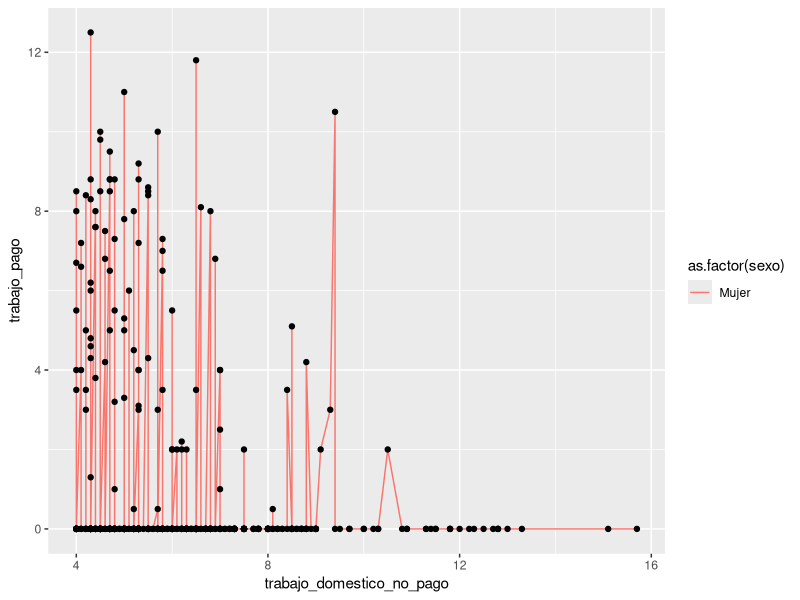
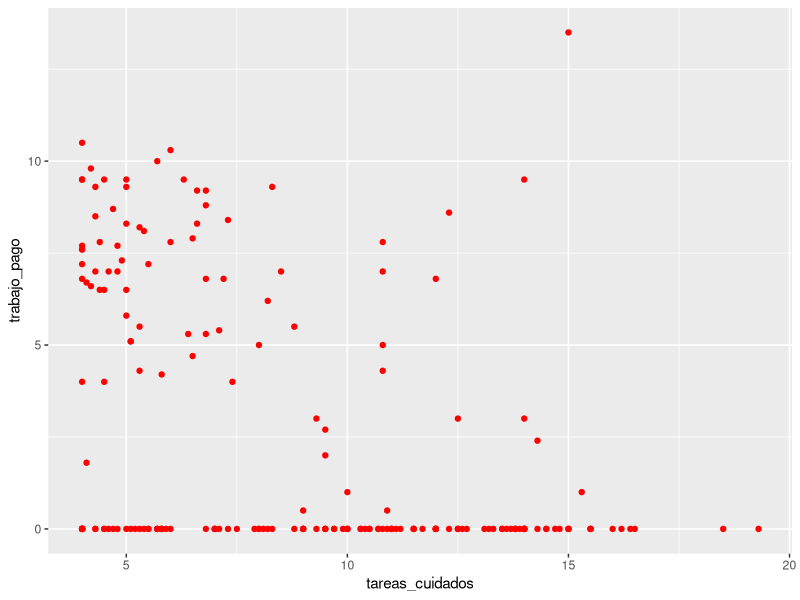
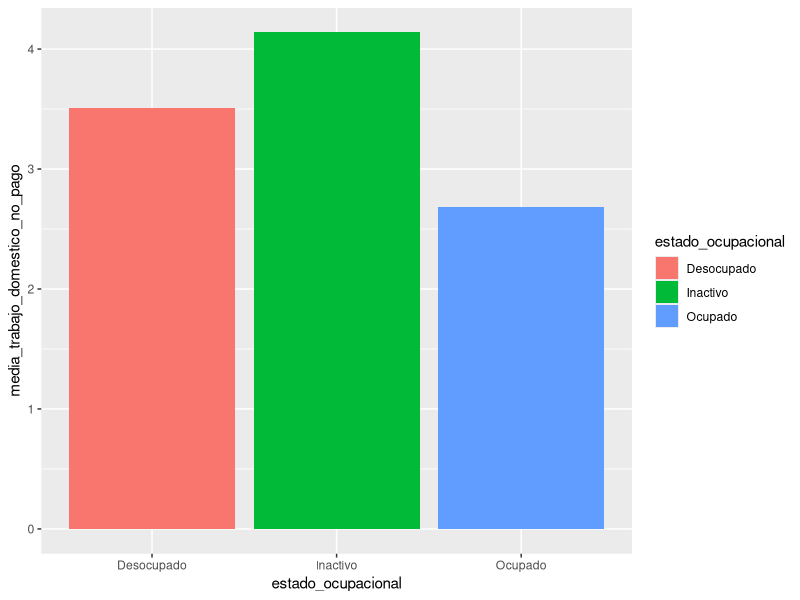

Generate these figures, in order, with R:
## ---- chunk 1
#knitr::opts_chunk$set(echo = TRUE)
library(readr)
library(dplyr)
library(ggplot2)
library (tidyr)
## ---- chunk 2
uso_tiempo_2016<-read.csv("datos/encuesta_uso_tiempo_2016.csv")

## ---- chunk 3
uso_tiempo_2016_seleccv<-uso_tiempo_2016|>
select(sexo,edad,trabajo_pago,trabajo_pago2,trabajo_domestico_no_pago,trabajo_domestico_no_pago2,tareas_cuidados, tareas_cuidados2,nivel_educativo,estado_ocupacional,recreacion,recreacion2)

## ---- chunk 4
filter(uso_tiempo_2016_seleccv,edad>=18)|>
  group_by(sexo)|>
  summarise(conteo = n())
## ---- chunk 5
uso_tiempo_2016_seleccv|>
  filter(edad>=18)|>
  group_by(sexo)|>
  summarise(tiempo_max_trabajod_nopago = max(trabajo_domestico_no_pago))  

## ---- chunk 6
uso_tiempo_2016_seleccv|>
  filter(edad>=18)|>
  group_by(sexo)|>
  summarise(tiempo_min_trabajod_nopago = min(trabajo_domestico_no_pago)) 

## ---- chunk 7
uso_tiempo_2016_seleccv|>
  filter(edad>=18)|>
  group_by(sexo)|>
  summarise(promedio_Trabajod_no_pago = mean(trabajo_domestico_no_pago)) 


## ---- chunk 8
uso_tiempo_2016_seleccv|>
  filter(edad>=18)|>
  group_by(sexo)|>
  summarise(tiempo_max=max(trabajo_domestico_no_pago),tiempo_min=min(trabajo_domestico_no_pago),desvio = sd(trabajo_domestico_no_pago), na.rm = TRUE) 

## ---- chunk 9
uso_tiempo_2016_seleccv|>
  filter(edad>=18)|>
  group_by(sexo)|>
  summarise(tiempo_max_tareas_cuidado = max(tareas_cuidados)) 

## ---- chunk 10
uso_tiempo_2016_seleccv|>
  filter(edad>=18)|>
  group_by(sexo)|>
  summarise(tiempo_min_tareas_cuidado = min(tareas_cuidados)) 
## ---- chunk 11
uso_tiempo_2016_seleccv|>
  filter(edad>=18)|>
  group_by(sexo)|>
  summarise(promedio_tareas_cuidado = mean(tareas_cuidados)) 
## ---- chunk 12
uso_tiempo_2016_seleccv|>
 filter (edad>=18)|>
group_by(sexo)|>
summarise(valor_prom_trabajo_pago = mean(trabajo_pago))
## ---- chunk 13
uso_tiempo_2016_seleccv|>
 filter (edad>=18)|>
group_by(sexo)|>
summarise(valor_prom_recreacion = mean(recreacion))
## ---- chunk 14
uso_tiempo_2016|>
  filter (trabajo_domestico_no_pago >= 4, edad>=18, sexo=="Mujer")|>
  ggplot(mapping=aes(trabajo_domestico_no_pago,trabajo_pago))+
  geom_line(aes(colour= as.factor(sexo)))+
  geom_point()
  
## ---- chunk 15
uso_tiempo_2016|>
  filter (tareas_cuidados>=4,edad>=18, sexo=="Mujer")|>
  ggplot(aes(tareas_cuidados,trabajo_pago))+
  geom_point(colour="red")

## ---- chunk 16
mujeres_medias<-uso_tiempo_2016|>
  select(sexo,edad,estado_ocupacional,trabajo_pago,trabajo_domestico_no_pago,tareas_cuidados)|>
  filter(edad>=18, sexo=="Mujer")|>
  mutate(media_trabajo_pago=mean(trabajo_pago))|>
  mutate(media_trabajo_domestico_no_pago=mean(trabajo_domestico_no_pago))|>
  mutate (media_tareas_cuidados=mean(tareas_cuidados))
## ---- chunk 17
mujeres_medias|>
  group_by(estado_ocupacional)|>
  summarise(media_trabajo_domestico_no_pago=mean(trabajo_domestico_no_pago))|>
  ggplot(mapping =aes(estado_ocupacional,media_trabajo_domestico_no_pago,fill=estado_ocupacional))+
  geom_col()

